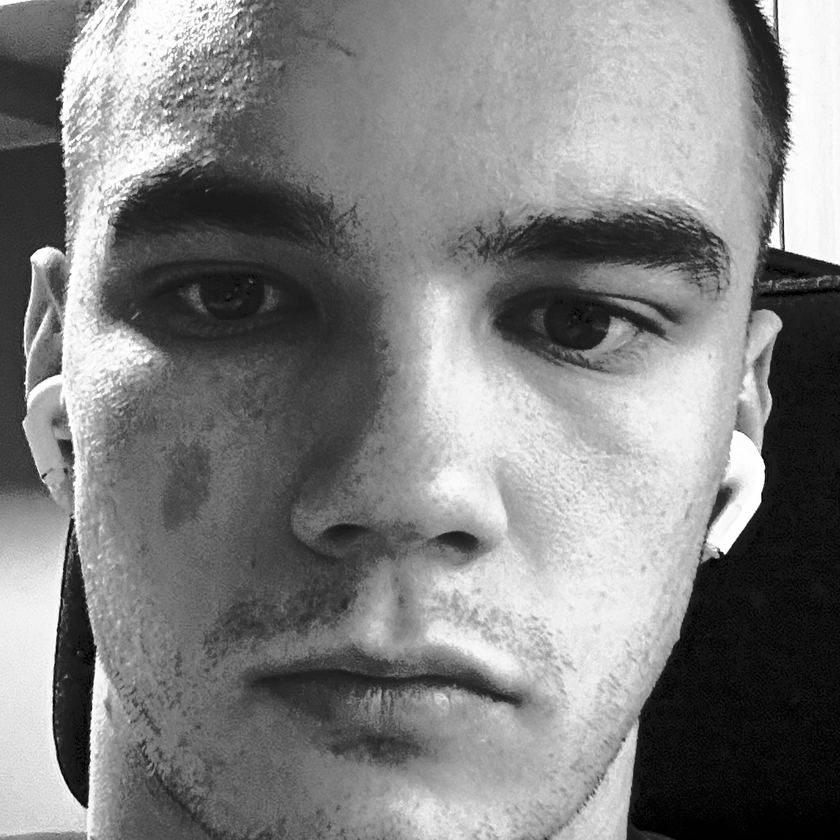
#> input picture processed_training_data/jakob/processed_IMG_7229.png, 840 x 840 px, shrunk from 1067 x 1067 before the run, found by its file name; its folder holds only this picture in this run
$ python image_processer.py
#> lines starting #> are read from the running program, lines starting #| are printed output that depends on the picture
# pseudo:
#
# for img in raw_training_data_jakob (folder)
#       make grayscale
#       detect face, cut it out (is this right?)
#       normalize (Can you explain this a bit more?)
#       add the now processed image to the folder processed_training_data_jakob

import cv2
import os

# Path to the Haar cascade for face detection.
# Adjust this path if needed or use another cascade.
face_cascade = cv2.CascadeClassifier(
    cv2.data.haarcascades + "haarcascade_frontalface_default.xml"
)

name = "jakob"

# Folders
raw_folder = "/Users/jakobildstad/Documents/Projects/opencv_facial_recognition_private/raw_training_data/" + name
processed_folder = "/Users/jakobildstad/Documents/Projects/opencv_facial_recognition_private/processed_training_data/" + name


# Iterate through each file in the raw_folder
for filename in os.listdir(raw_folder):
    # Check if the file is an image (basic check)

    if filename.endswith(('.DNG')):
        filename = filename.replace(".DNG", ".png")

    if filename.lower().endswith(('.png', '.jpg', '.jpeg')):
        # Build the full path to the image
        raw_image_path = os.path.join(raw_folder, filename)
        processed_image_path = os.path.join(processed_folder, "processed_" + filename)

        # Read the image
        image = cv2.imread(raw_image_path) #gives m x n x 3 array cool function
#> image is the input picture: shape (840, 840, 3); min 0, max 255, mean 128.4
        if image is None:
            print(f"Could not read {raw_image_path}, skipping.")
            continue

        # Convert to grayscale for face detection
        gray = cv2.cvtColor(image, cv2.COLOR_BGR2GRAY)

        # Detect faces. Same function as in opencvtest.py
        faces = face_cascade.detectMultiScale(
            gray,
            scaleFactor=1.11,
            minNeighbors=7,
            minSize=(200, 200)
        )
#> faces = [[84, 51, 702, 702]]

        # If no faces are found, you can skip or handle it differently
        if len(faces) == 0:
            print(f"No face detected in {filename}, skipping.")
            continue

        # For simplicity, let's just process the first detected face
        x, y, w, h = faces[0]
#> x = 84; y = 51; w = 702; h = 702
        face_roi = gray[y:y+h, x:x+w] #extracts region from the array gray where the face is
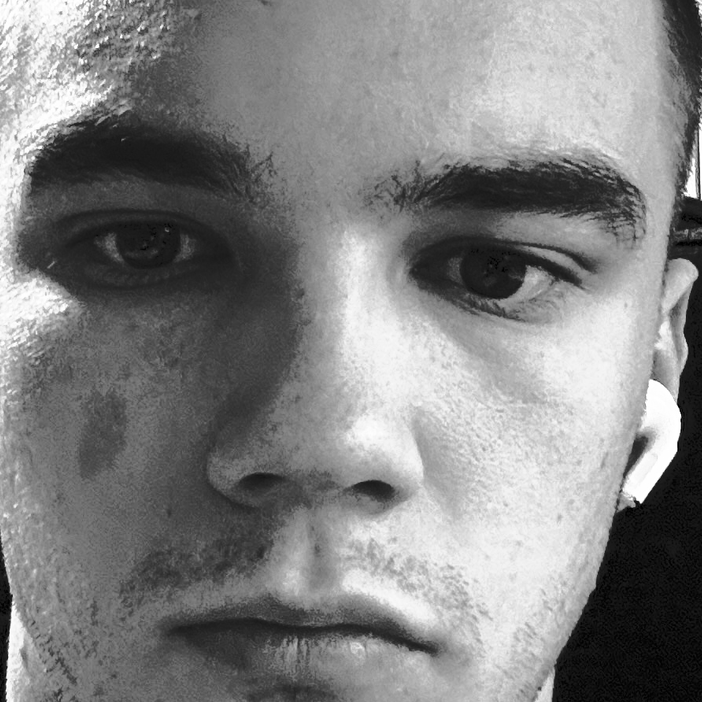
#> face_roi: shape (702, 702); min 0, max 255, mean 130.5

        # Normalization:
        #    - Here we use histogram equalization to improve contrast.
        #    - Another common approach is scaling pixel values to [0, 1].
        # ok so basically this makes a histogram of the "insensity" (0-255) of each pixel.
        # if the histogram is really concetrated, the image has low contrast, and naturally, the face will be harder to detect.
        # The equalizeHist methot "normalizes" the histogram, making sure the contrast is good enough
        # to get predictable results.
        face_roi_normalized = cv2.equalizeHist(face_roi)

        # Save the processed face
        cv2.imwrite(processed_image_path, face_roi_normalized)
        print(f"Processed face saved to {processed_image_path}")

$ run again, on processed_training_data/jakob/processed_IMG_7236.png
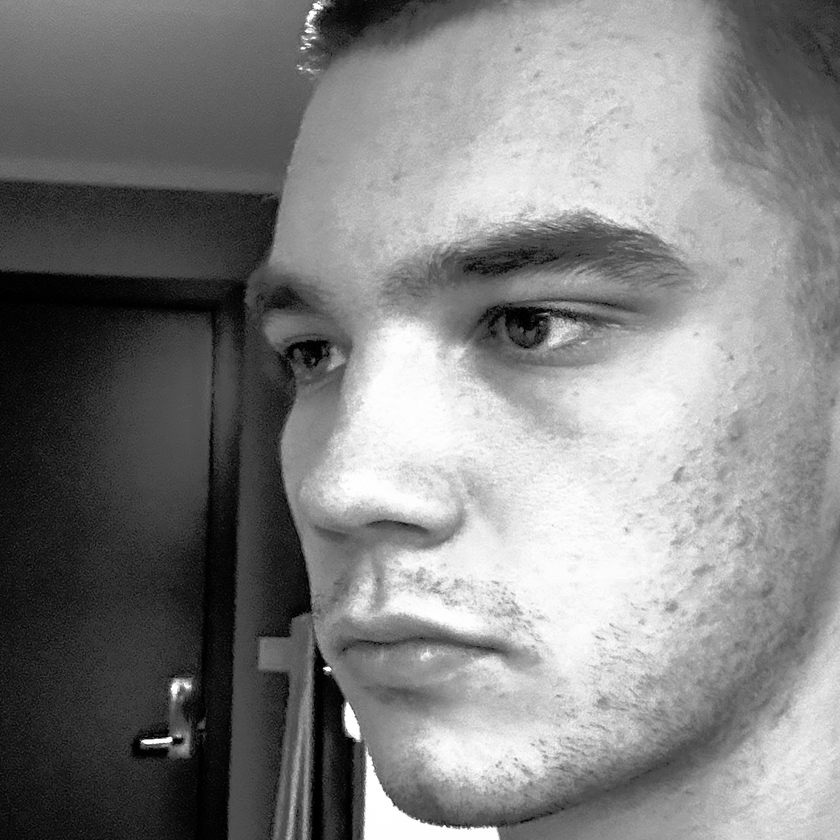
#> input picture processed_training_data/jakob/processed_IMG_7236.png, 840 x 840 px, shrunk from 1279 x 1279 before the run, found by its file name
#> image is the input picture: shape (840, 840, 3); min 0, max 255, mean 128.6
#> faces = [[117, 56, 683, 683]]
#> x = 117; y = 56; w = 683
#> `face_roi = gray[y:y+h, x:x+w]`:
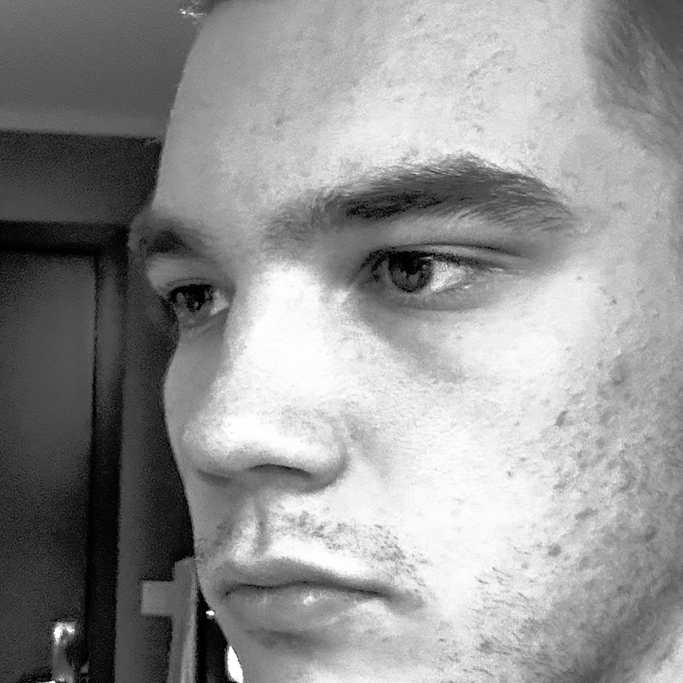
#> face_roi: shape (683, 683); min 0, max 255, mean 146.5
#> `face_roi_normalized = cv2.equalizeHist(face_roi)`:
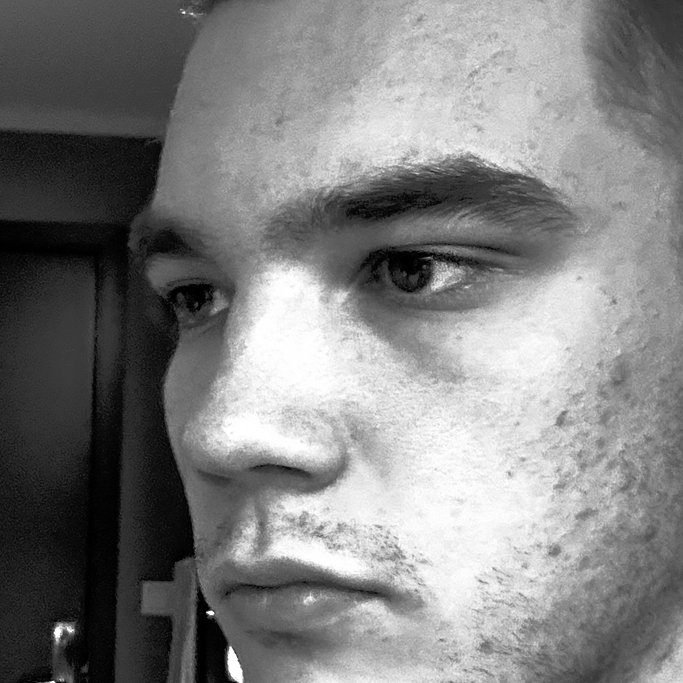
#> face_roi_normalized: shape (683, 683); min 0, max 255, mean 127.9

$ run again, on processed_training_data/jakob/processed_IMG_7238.png
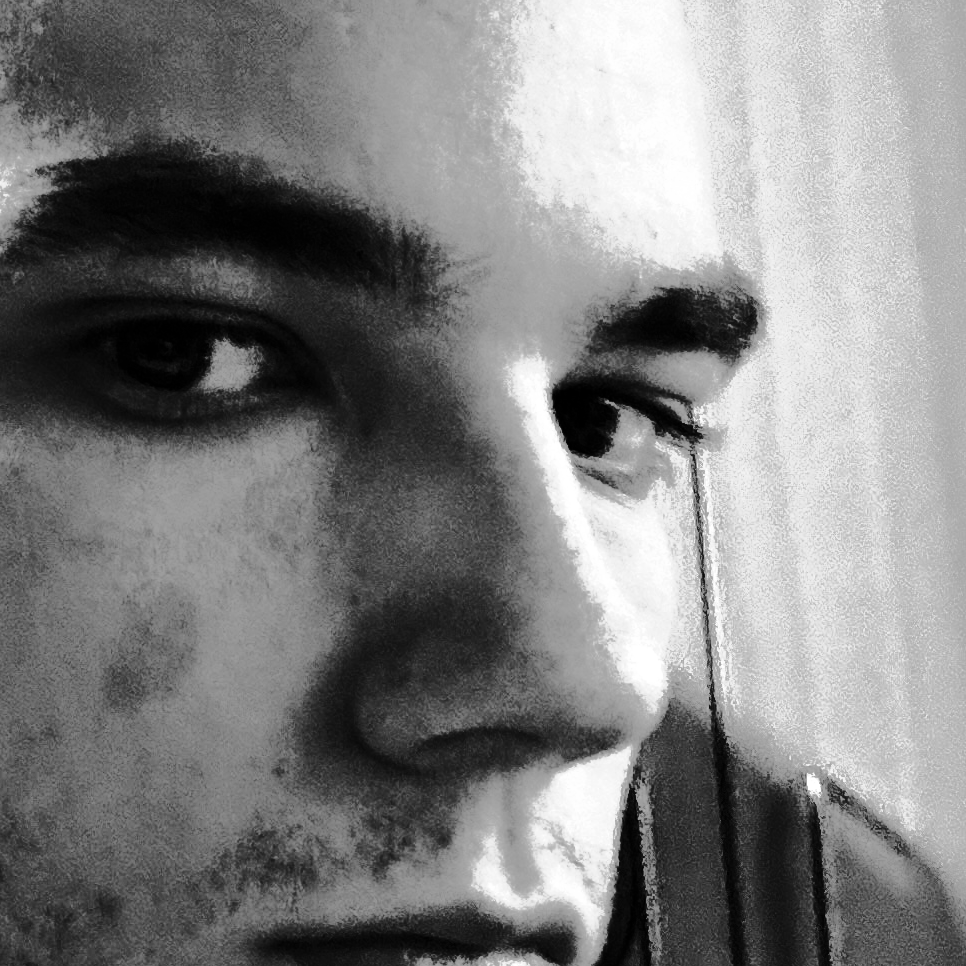
#> input picture processed_training_data/jakob/processed_IMG_7238.png, 966 x 966 px, found by its file name
#> image is the input picture: shape (966, 966, 3); min 0, max 255, mean 128.7
#> faces = [[88, 70, 831, 831]]
#> x = 88; y = 70; w = 831
#> `face_roi = gray[y:y+h, x:x+w]`:
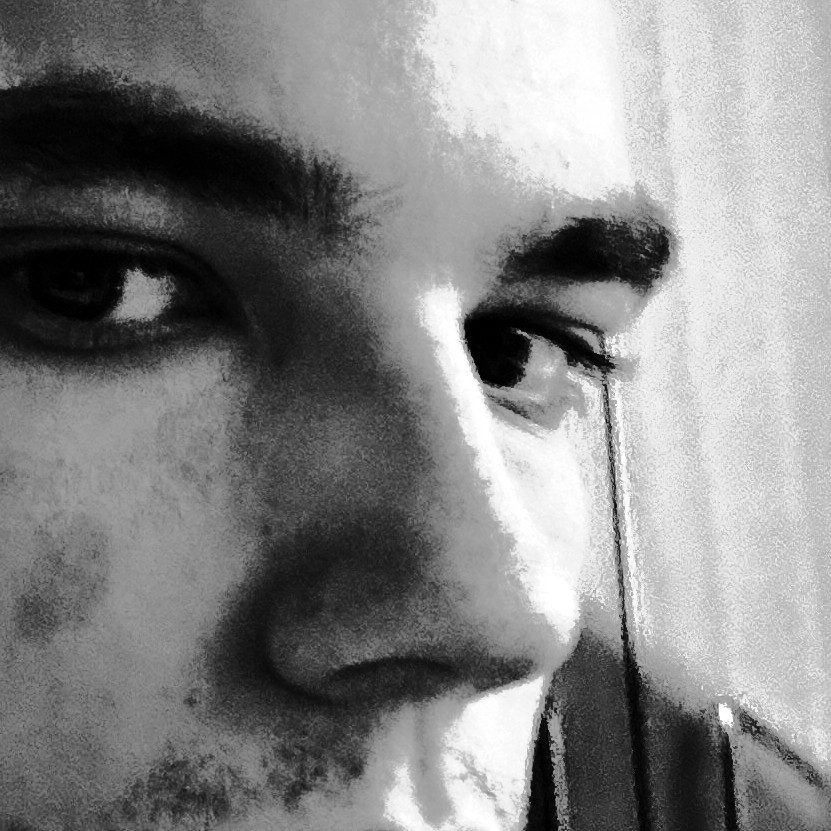
#> face_roi: shape (831, 831); min 0, max 255, mean 132.4
